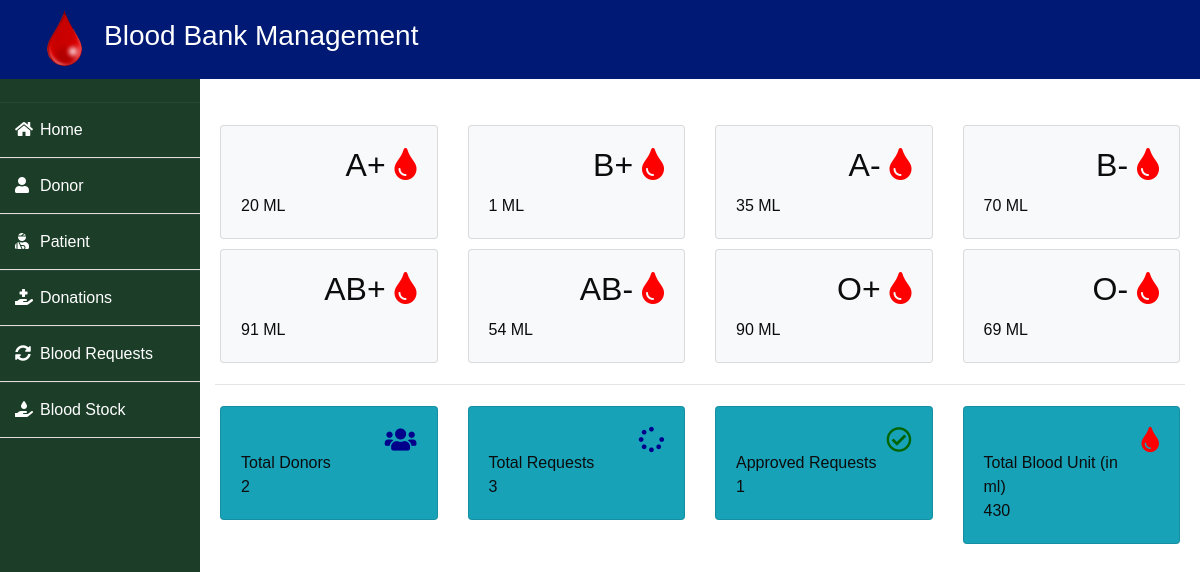
/admin_dashboard/, run on the app's committed database.
### blood/models.py (models this page shows, shortened)
class Stock(models.Model):
    bloodgroup=models.CharField(max_length=10)
    unit=models.PositiveIntegerField(default=0)

### blood/views.py (the view)
# urls.py: path('admin_dashboard/',views.admin_dashboard,name='admin_dashboard'),
def admin_dashboard(request):
    A1 = Stock.objects.get(bloodgroup="A+")
    B1 = Stock.objects.get(bloodgroup="B+")
    A2 = Stock.objects.get(bloodgroup="A-")
    B2 = Stock.objects.get(bloodgroup="B-")
    AB1 = Stock.objects.get(bloodgroup="AB+")
    AB2 = Stock.objects.get(bloodgroup="AB-")
    O1 = Stock.objects.get(bloodgroup="O+")
    O2 = Stock.objects.get(bloodgroup="O-")
    donors=dmodels.Donor.objects.all().count()
    requests=BloodRequest.objects.all().count()
    approved = BloodRequest.objects.filter(status='Approved').count()
    totalunit = Stock.objects.aggregate(Sum('unit'))
    totalbloodunit=totalunit['unit__sum']
    return render(request,"action/addashboard.html",{'donors':donors,'requests':requests,'approved':approved,'totalbloodunit':totalbloodunit,'A1':A1,'B1':B1,'A2':A2,'B2':B2,'AB1':AB1,'AB2':AB2,'O1':O1,'O2':O2})

### templates/action/addashboard.html
{% extends 'action/adminbase.html' %}
{% block content %}
<br><br>
<div class="container">
    <div class="row">
      <div class="col-sm-3">
        <div class="card bg-light">
          <div class="card-body">
              <div class="blood">
                  <h2>A+ <i class="fas fa-tint"></i></h2>
              </div><br><br>
              <div>
                {{A1.unit}} ML
              </div>
          </div>
        </div>
      </div>
      <div class="col-sm-3">
          <div class="card bg-light">
              <div class="card-body">
                  <div class="blood">
                      <h2>B+ <i class="fas fa-tint"></i></h2>
                  </div><br><br>
                  <div>
                    {{B1.unit}} ML
                  </div>
              </div>
            </div>
      </div>
      <div class="col-sm-3">
          <div class="card bg-light">
              <div class="card-body">
                  <div class="blood">
                      <h2>A- <i class="fas fa-tint"></i></h2>
                  </div><br><br>
                  <div>
                    {{A2.unit}} ML
                  </div>
              </div>
            </div>
        </div>
        <div class="col-sm-3">
          <div class="card bg-light">
              <div class="card-body">
                  <div class="blood">
                      <h2>B- <i class="fas fa-tint"></i></h2>
                  </div><br><br>
                  <div>
                    {{B2.unit}} ML
                  </div>
              </div>
            </div>
        </div>
    </div>
    <div class="row">
      <div class="col-sm-3">
        <div class="card bg-light">
          <div class="card-body">
              <div class="blood">
                  <h2>AB+ <i class="fas fa-tint"></i></h2>
              </div><br><br>
              <div>
                {{AB1.unit}} ML
              </div>
          </div>
        </div>
      </div>
      <div class="col-sm-3">
          <div class="card bg-light">
              <div class="card-body">
                  <div class="blood">
                      <h2>AB- <i class="fas fa-tint"></i></h2>
                  </div><br><br>
                  <div>
                    {{AB2.unit}} ML
                  </div>
              </div>
            </div>
      </div>
      <div class="col-sm-3">
          <div class="card bg-light">
              <div class="card-body">
                  <div class="blood">
                      <h2>O+ <i class="fas fa-tint"></i></h2>
                  </div><br><br>
                  <div>
                    {{O1.unit}} ML
                  </div>
              </div>
            </div>
        </div>
        <div class="col-sm-3">
          <div class="card bg-light">
              <div class="card-body">
                  <div class="blood">
                      <h2>O- <i class="fas fa-tint"></i></h2>
                  </div><br><br>
                  <div>
                    {{O2.unit}} ML
                  </div>
              </div>
            </div>
        </div>
    </div>
<hr>
    <div class="row">
      <div class="col-sm-3">
        <div class="card bg-info">
          <div class="card-body">
              <div class="blood">
                  <i class="fas fa-users" style="color:darkblue"></i>
              </div><br>
              <div>
                  Total Donors <br>
                  {{donors}}
              </div>
          </div>
        </div>
      </div>
      <div class="col-sm-3">
          <div class="card bg-info">
              <div class="card-body">
                  <div class="blood">
                      <i class="fas fa-spinner" style="color:darkblue"></i>
                  </div><br>
                  <div>
                      Total Requests <br>
                     {{requests}}
                  </div>
              </div>
            </div>
      </div>
      <div class="col-sm-3">
          <div class="card bg-info">
              <div class="card-body">
                  <div class="blood">
                      <i class="far fa-check-circle" style="color:darkgreen"></i>
                  </div><br>
                  <div>
                      Approved Requests <br>
                      {{approved}}
                  </div>
              </div>
            </div>
        </div>
        <div class="col-sm-3">
          <div class="card bg-info">
              <div class="card-body">
                  <div class="blood">
                      <i class="fas fa-tint xyz" style="color:red"></i>
                  </div><br>
                  <div>
                      Total Blood Unit (in ml) <br>
                      {{totalbloodunit}}
                  </div>
              </div>
            </div>
        </div>
    </div>
</div>
{% endblock content %}

### static/home/style.css (style rules this page uses)
body { font-family: 'Roboto', sans-serif; color: #0c0c0c; background-color: #ffffff; overflow-x: hidden; }

### static/home/responsive.css (style rules this page uses)
@media (min-width: 1200px) { .container { max-width: 1170px; } }

### templates/action/adminbase.html (style rules this page uses)
.row { padding: 5px; }
.fa-tint { color: red; }
.blood { float: right; }
.fa-users { color: blue; font-size: 3ex; }
.fa-spinner { color: blue; font-size: 3ex; }
.fa-check-circle { color: blue; font-size: 3ex; }
.xyz { color: blue; font-size: 3ex; }
* { margin: 0; padding: 0; box-sizing: border-box; list-style: none; text-decoration: none; font-family: 'Josefin Sans', sans-serif; }
body { background-color: #f3f5f9; }

### data on the page
Stock: unit "20"
Stock: unit "1"
Stock: unit "35"
Stock: unit "70"
Stock: unit "91"
Stock: unit "54"
Stock: unit "90"
Stock: unit "69"

### other printed values
{{ donors }} "2"
{{ requests }} "3"
{{ approved }} "1"
{{ totalbloodunit }} "430"
